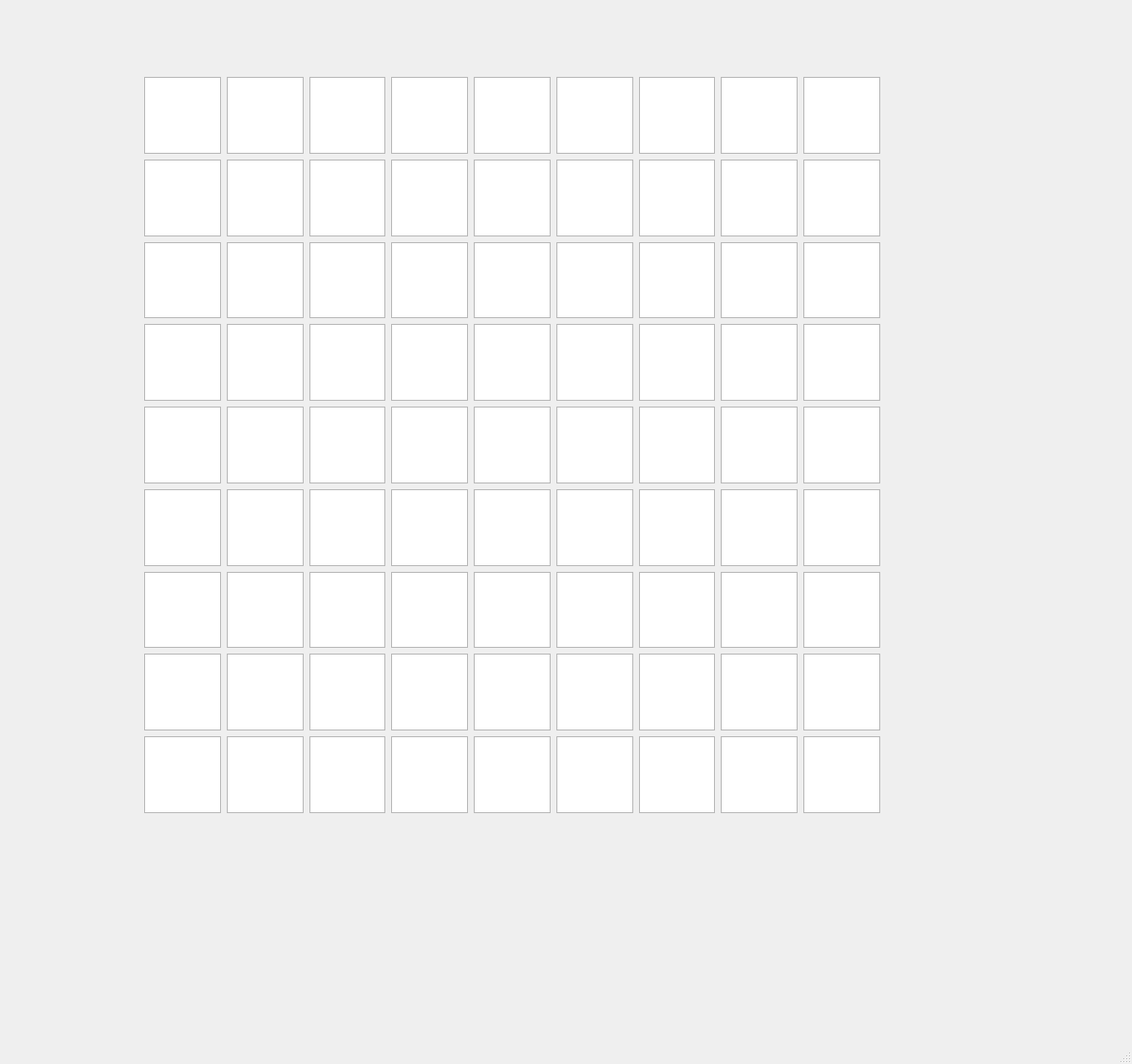
<?xml version="1.0" encoding="UTF-8"?>
<ui version="4.0">
 <class>MainWindow</class>
 <widget class="QMainWindow" name="MainWindow">
  <property name="geometry">
   <rect>
    <x>0</x>
    <y>0</y>
    <width>1178</width>
    <height>1107</height>
   </rect>
  </property>
  <property name="windowTitle">
   <string>MainWindow</string>
  </property>
  <widget class="QWidget" name="centralwidget">
   <widget class="QWidget" name="gridLayoutWidget">
    <property name="geometry">
     <rect>
      <x>150</x>
      <y>80</y>
      <width>766</width>
      <height>766</height>
     </rect>
    </property>
    <layout class="QGridLayout" name="gridLayout">
     <item row="2" column="8">
      <widget class="QGraphicsView" name="graphicsView_11"/>
     </item>
     <item row="1" column="4">
      <widget class="QGraphicsView" name="graphicsView_54"/>
     </item>
     <item row="3" column="8">
      <widget class="QGraphicsView" name="graphicsView_27"/>
     </item>
     <item row="0" column="4">
      <widget class="QGraphicsView" name="graphicsView_42"/>
     </item>
     <item row="5" column="6">
      <widget class="QGraphicsView" name="graphicsView_6"/>
     </item>
     <item row="5" column="7">
      <widget class="QGraphicsView" name="graphicsView_7"/>
     </item>
     <item row="8" column="3">
      <widget class="QGraphicsView" name="graphicsView_95"/>
     </item>
     <item row="8" column="0">
      <widget class="QGraphicsView" name="graphicsView_61"/>
     </item>
     <item row="1" column="2">
      <widget class="QGraphicsView" name="graphicsView_48"/>
     </item>
     <item row="2" column="5">
      <widget class="QGraphicsView" name="graphicsView_39"/>
     </item>
     <item row="0" column="3">
      <widget class="QGraphicsView" name="graphicsView_53"/>
     </item>
     <item row="5" column="0">
      <widget class="QGraphicsView" name="graphicsView_20"/>
     </item>
     <item row="4" column="3">
      <widget class="QGraphicsView" name="graphicsView_90"/>
     </item>
     <item row="6" column="2">
      <widget class="QGraphicsView" name="graphicsView_18"/>
     </item>
     <item row="0" column="2">
      <widget class="QGraphicsView" name="graphicsView_55"/>
     </item>
     <item row="4" column="5">
      <widget class="QGraphicsView" name="graphicsView_24"/>
     </item>
     <item row="5" column="5">
      <widget class="QGraphicsView" name="graphicsView_5"/>
     </item>
     <item row="8" column="1">
      <widget class="QGraphicsView" name="graphicsView_67"/>
     </item>
     <item row="6" column="6">
      <widget class="QGraphicsView" name="graphicsView_84"/>
     </item>
     <item row="3" column="1">
      <widget class="QGraphicsView" name="graphicsView_56"/>
     </item>
     <item row="0" column="1">
      <widget class="QGraphicsView" name="graphicsView_52"/>
     </item>
     <item row="4" column="8">
      <widget class="QGraphicsView" name="graphicsView_33"/>
     </item>
     <item row="8" column="7">
      <widget class="QGraphicsView" name="graphicsView_91"/>
     </item>
     <item row="6" column="3">
      <widget class="QGraphicsView" name="graphicsView_87"/>
     </item>
     <item row="4" column="2">
      <widget class="QGraphicsView" name="graphicsView_89"/>
     </item>
     <item row="3" column="7">
      <widget class="QGraphicsView" name="graphicsView_29"/>
     </item>
     <item row="6" column="0">
      <widget class="QGraphicsView" name="graphicsView_63"/>
     </item>
     <item row="5" column="4">
      <widget class="QGraphicsView" name="graphicsView_4"/>
     </item>
     <item row="4" column="6">
      <widget class="QGraphicsView" name="graphicsView_35"/>
     </item>
     <item row="0" column="8">
      <widget class="QGraphicsView" name="graphicsView_8"/>
     </item>
     <item row="3" column="3">
      <widget class="QGraphicsView" name="graphicsView_38"/>
     </item>
     <item row="1" column="1">
      <widget class="QGraphicsView" name="graphicsView_49"/>
     </item>
     <item row="1" column="0">
      <widget class="QGraphicsView" name="graphicsView_50"/>
     </item>
     <item row="0" column="6">
      <widget class="QGraphicsView" name="graphicsView_44"/>
     </item>
     <item row="6" column="5">
      <widget class="QGraphicsView" name="graphicsView_85"/>
     </item>
     <item row="2" column="7">
      <widget class="QGraphicsView" name="graphicsView_32"/>
     </item>
     <item row="3" column="0">
      <widget class="QGraphicsView" name="graphicsView_57"/>
     </item>
     <item row="4" column="7">
      <widget class="QGraphicsView" name="graphicsView_34"/>
     </item>
     <item row="8" column="2">
      <widget class="QGraphicsView" name="graphicsView_82"/>
     </item>
     <item row="5" column="3">
      <widget class="QGraphicsView" name="graphicsView_23"/>
     </item>
     <item row="6" column="4">
      <widget class="QGraphicsView" name="graphicsView_86"/>
     </item>
     <item row="1" column="7">
      <widget class="QGraphicsView" name="graphicsView_31"/>
     </item>
     <item row="0" column="0">
      <widget class="QGraphicsView" name="graphicsView_51"/>
     </item>
     <item row="3" column="6">
      <widget class="QGraphicsView" name="graphicsView_28"/>
     </item>
     <item row="7" column="8">
      <widget class="QGraphicsView" name="graphicsView"/>
     </item>
     <item row="7" column="4">
      <widget class="QGraphicsView" name="graphicsView_78"/>
     </item>
     <item row="6" column="8">
      <widget class="QGraphicsView" name="graphicsView_12"/>
     </item>
     <item row="3" column="4">
      <widget class="QGraphicsView" name="graphicsView_40"/>
     </item>
     <item row="4" column="0">
      <widget class="QGraphicsView" name="graphicsView_64"/>
     </item>
     <item row="8" column="5">
      <widget class="QGraphicsView" name="graphicsView_93"/>
     </item>
     <item row="1" column="8">
      <widget class="QGraphicsView" name="graphicsView_9"/>
     </item>
     <item row="2" column="6">
      <widget class="QGraphicsView" name="graphicsView_25"/>
     </item>
     <item row="2" column="2">
      <widget class="QGraphicsView" name="graphicsView_46"/>
     </item>
     <item row="6" column="7">
      <widget class="QGraphicsView" name="graphicsView_83"/>
     </item>
     <item row="3" column="5">
      <widget class="QGraphicsView" name="graphicsView_37"/>
     </item>
     <item row="7" column="5">
      <widget class="QGraphicsView" name="graphicsView_79"/>
     </item>
     <item row="7" column="7">
      <widget class="QGraphicsView" name="graphicsView_81"/>
     </item>
     <item row="4" column="4">
      <widget class="QGraphicsView" name="graphicsView_3"/>
     </item>
     <item row="4" column="1">
      <widget class="QGraphicsView" name="graphicsView_88"/>
     </item>
     <item row="1" column="5">
      <widget class="QGraphicsView" name="graphicsView_41"/>
     </item>
     <item row="7" column="0">
      <widget class="QGraphicsView" name="graphicsView_62"/>
     </item>
     <item row="7" column="6">
      <widget class="QGraphicsView" name="graphicsView_80"/>
     </item>
     <item row="1" column="6">
      <widget class="QGraphicsView" name="graphicsView_45"/>
     </item>
     <item row="3" column="2">
      <widget class="QGraphicsView" name="graphicsView_65"/>
     </item>
     <item row="2" column="0">
      <widget class="QGraphicsView" name="graphicsView_58"/>
     </item>
     <item row="2" column="3">
      <widget class="QGraphicsView" name="graphicsView_60"/>
     </item>
     <item row="5" column="1">
      <widget class="QGraphicsView" name="graphicsView_21"/>
     </item>
     <item row="8" column="6">
      <widget class="QGraphicsView" name="graphicsView_92"/>
     </item>
     <item row="8" column="8">
      <widget class="QGraphicsView" name="graphicsView_26"/>
     </item>
     <item row="5" column="8">
      <widget class="QGraphicsView" name="graphicsView_10"/>
     </item>
     <item row="1" column="3">
      <widget class="QGraphicsView" name="graphicsView_47"/>
     </item>
     <item row="2" column="1">
      <widget class="QGraphicsView" name="graphicsView_59"/>
     </item>
     <item row="2" column="4">
      <widget class="QGraphicsView" name="graphicsView_36"/>
     </item>
     <item row="8" column="4">
      <widget class="QGraphicsView" name="graphicsView_94"/>
     </item>
     <item row="6" column="1">
      <widget class="QGraphicsView" name="graphicsView_19"/>
     </item>
     <item row="0" column="7">
      <widget class="QGraphicsView" name="graphicsView_30"/>
     </item>
     <item row="0" column="5">
      <widget class="QGraphicsView" name="graphicsView_43"/>
     </item>
     <item row="5" column="2">
      <widget class="QGraphicsView" name="graphicsView_22"/>
     </item>
     <item row="7" column="2">
      <widget class="QGraphicsView" name="graphicsView_77"/>
     </item>
     <item row="7" column="3">
      <widget class="QGraphicsView" name="graphicsView_71"/>
     </item>
     <item row="7" column="1">
      <widget class="QGraphicsView" name="graphicsView_76"/>
     </item>
    </layout>
   </widget>
  </widget>
  <widget class="QMenuBar" name="menubar">
   <property name="geometry">
    <rect>
     <x>0</x>
     <y>0</y>
     <width>1178</width>
     <height>21</height>
    </rect>
   </property>
  </widget>
  <widget class="QStatusBar" name="statusbar"/>
 </widget>
 <resources/>
 <connections/>
</ui>
